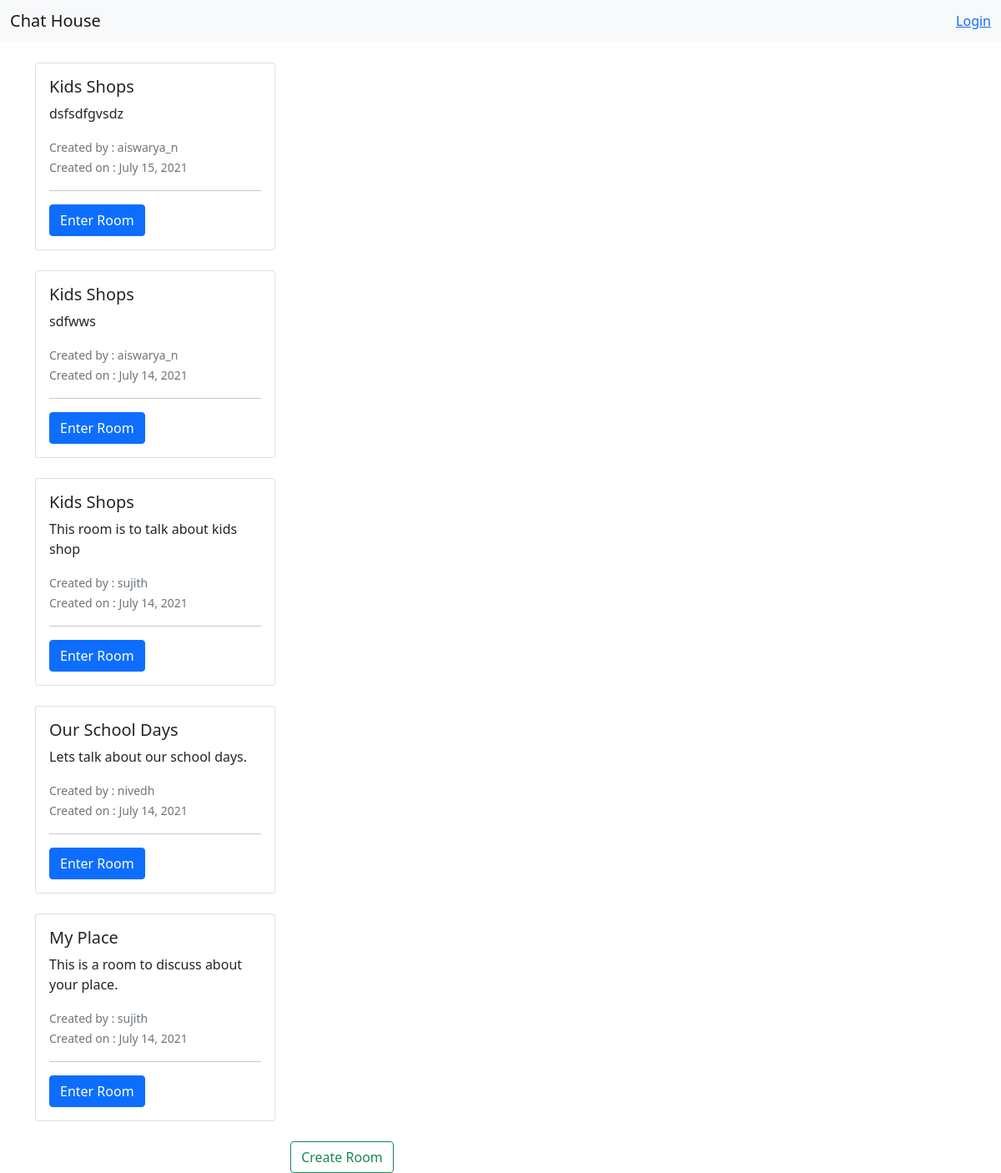
The page / on the database its author committed.
### chatroom/models.py (models this page shows, shortened)
class Room(models.Model):
    name = models.CharField(max_length=200)
    description = models.TextField()
    date_created = models.DateTimeField(default=timezone.now)
    created_by = models.ForeignKey(User, default="", null="True", blank="True", on_delete=models.CASCADE)

### chatroom/views.py (the view)
# urls.py: path('', views.index, name="room-home"),
def index(request):
    room_details = Room.objects.order_by('-date_created')
    context={'room_details':room_details}
    return render(request, 'chatroom/index.html', context)

### templates/chatroom/index.html
{% extends 'base.html' %}
{% block content %}
  {% for details in room_details %}
<div class="card" style="width: 18rem;">
    <div class="card-body">
      <h5 class="card-title">{{details.name}}</h5>
      <p class="card-text">{{details.description}}</p>
      <small class="text-muted">Created by : {{ details.created_by }}</small><br>
      <small class="text-muted">Created on : {{ details.date_created|date:"F d, Y" }}</small><br><hr>
      <a href="{% url 'chatroom:room-message' details.id %}" class="btn btn-primary">Enter Room</a>
    </div>
</div><br>
  {% endfor %}
<footer class="d-flex justify-content-center">
      <a class="btn btn-outline-success" href="{% url 'chatroom:create-room' request.user.id %}">Create Room</a>
</footer>
{% endblock %}

### templates/base.html (shortened to what this page needs)
<!DOCTYPE html>
<html lang="en">
<head>
    <link href="https://cdn.jsdelivr.net/npm/bootstrap@5.0.2/dist/css/bootstrap.min.css" rel="stylesheet">
</head>
<body>
    <header>
        <nav class="navbar navbar-light bg-light" style="position:fixed; width:100%; top:0; z-index:1;">
            <div class="container-fluid">
              <span class="navbar-brand mb-0 h1">Chat House</span>
              {% if user.is_authenticated %}
              <a href="{% url 'logout' %}">Logout</a>
              <h4>Hello {{user.username}}!</h4>
              <form method="" action="{% url 'chatroom:room-home' %}" class="d-flex">
                <input class="form-control me-2" type="search" placeholder="Search Room" aria-label="Search" name="room-name">
                <button class="btn btn-outline-success" type="submit">Search</button>
              </form>
              {% else %}
              <a href="{% url 'login' %}">Login</a>
              {% endif %}
            </div>
          </nav>
    </header>
    <section>
    <div class="container" style="padding-top: 75px;">
        <div class="row">
            <div class="col-md-8">
              {% block content %}{% endblock %}
            </div>
        </div>
    </div>
</section>
</body>
</html>

### rows shown on the page
Room: name "Kids Shops", description "dsfsdfgvsdz", created_by "aiswarya_n", date_created "July 15, 2021"
Room: name "Kids Shops", description "sdfwws", created_by "aiswarya_n", date_created "July 14, 2021"
Room: name "Kids Shops", description "This room is to talk about kids shop", created_by "sujith", date_created "July 14, 2021"
Room: name "Our School Days", description "Lets talk about our school days.", created_by "nivedh", date_created "July 14, 2021"
Room: name "My Place", description "This is a room to discuss about your place.", created_by "sujith", date_created "July 14, 2021"
